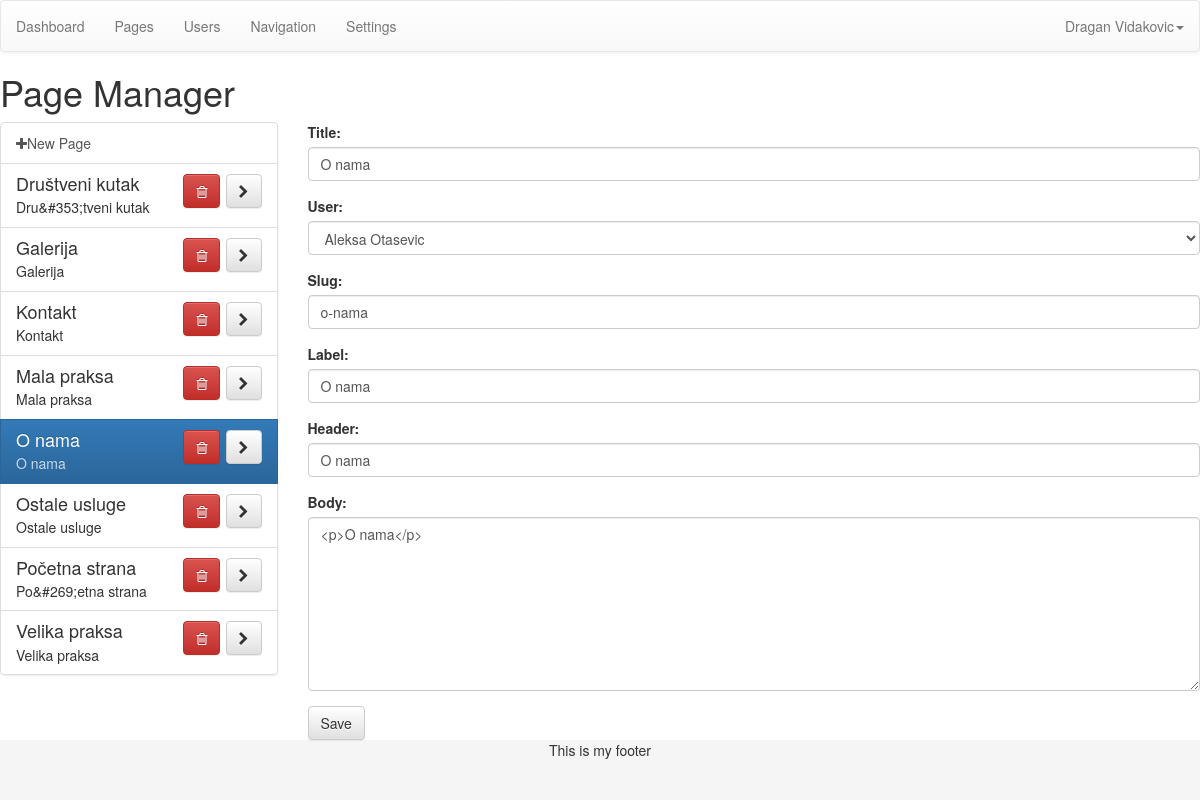
The app's page /admin/index.php?page=pages&id=2 (signed in) with its own data.
### tables this page shows
CREATE TABLE IF NOT EXISTS `posts` (
  `id` mediumint(9) NOT NULL,
  `user` mediumint(9) NOT NULL,
  `type` mediumint(9) NOT NULL,
  `slug` varchar(300) NOT NULL,
  `label` varchar(100) NOT NULL,
  `title` varchar(200) NOT NULL,
  `header` varchar(300) NOT NULL,
  `body` longtext NOT NULL
);

### admin/index.php (called while the page is built)
<?php include('template/header.php'); ?>
<?php include('views/'.$page.'.php'); ?>
<?php include('template/footer.php'); ?>

### admin/functions/data.php (called while the page is built, shortened)
<?php
function data_user($dbc, $id){
	if(is_numeric($id)){
		$cond = "WHERE id = '$id'";
	} else {
		$cond = "WHERE email = '$id'";
	}
	$q = "SELECT * FROM users $cond";
	$r = mysqli_query($dbc, $q);
	$data = mysqli_fetch_assoc($r);
	$data['fullname'] =  $data['first'].' '.$data['last'];
	$data['fullname_reverse'] = $data['last'].', '.$data['first'];
	return $data;
}
function data_post($dbc, $id){
	$q = "SELECT * FROM posts WHERE id = $id";
	$r = mysqli_query($dbc, $q);
	$data = mysqli_fetch_assoc($r);
	$data['body_nohtml'] = strip_tags($data['body']);
	if($data['body'] == $data['body_nohtml']) {
		$data['body_formatted'] = '<p>'.$data['body'].'</p>';
	} else {
		$data['body_formatted'] = $data['body'];
	}
	return $data;
}
?>

### admin/config/queries.php (called while the page is built, shortened)
<?php
switch ($page) {
	case 'pages':
		if(isset($_GET['id'])){ $opened = data_post($dbc, $_GET['id']); }
	break;
}
?>

### admin/config/setup.php (called while the page is built, shortened)
<?php
include('../config/connection.php');
include ('functions/data.php');
if(isset($_GET['page'])){
	$page = $_GET['page'];
} else {
	$page = 'dashboard';
}
include ('config/queries.php');
?>

### admin/views/pages.php (the view, shortened to what this page needs)
<h1>Page Manager</h1>
<div class="row">
	<div class="col-md-3">
		<div class="list-group">
				<a class="list-group-item" href="?page=pages">
					<i class="fa fa-plus"></i>New Page
				</a>
		<?php
			$q = "SELECT * FROM posts WHERE type = 1 ORDER BY title ASC";
			$r = mysqli_query($dbc, $q);
			while($list = mysqli_fetch_assoc($r)){
				$blurb = substr(strip_tags($list['body']), 0, 120);
				?>
				<div id="page_<?php echo $list['id']; ?>" class="list-group-item <?php selected($list['id'], $opened['id'], 'active'); ?>">
					<h4 class="list-group-item-heading"><?php echo $list['title']; ?>
						<span class="pull-right">
							<a href="#" id="del_<?php echo $list['id']; ?>" class="btn btn-danger btn-delete"><i class="fa fa-trash-o"></i></a>
							<a href="index.php?page=pages&id=<?php echo $list['id']; ?>" class="btn btn-default"><i class="fa fa-chevron-right"></i></a>
						</span>
					</h4>
					<p class="list-group-item-text"><?php echo $blurb; ?></p>
				</div>
		<?php } ?>
		</div>
	</div>
	<div class="col-md-9">
		<form action="index.php?page=pages&id=<?php echo $opened['id']; ?>" method="post" role="form">
			<div class="form-group">
				<label for="title">Title:</label>
				<input class="form-control" type="text" name="title" id="title" value="<?php echo $opened['title']; ?>" placeholder="Page Title">
			</div>
			<div class="form-group">
				<label for="user">User:</label>
				<select class="form-control" name="user" id="user">
					<?php
						$q = "SELECT id FROM users ORDER BY first ASC";
						$r = mysqli_query($dbc, $q);
						while($user_list = mysqli_fetch_assoc($r)){
							$user_data = data_user($dbc, $user_list['id']);
							?>
							<option value="<?php echo $user_data['id']; ?>"
							<?php
								if(isset($_GET['id'])){
									selected($user_data['id'], $opened['user'], 'selected');
								} else {
									selected($user_data['id'], $user['id'], 'selected');
								}
							?>><?php echo $user_data['fullname']; ?></option>
					<?php } ?>
				</select>
			</div>
			<div class="form-group">
				<label for="slug">Slug:</label>
				<input class="form-control" type="text" name="slug" id="slug" value="<?php echo $opened['slug']; ?>" placeholder="Page Slug">
			</div>
			<div class="form-group">
				<label for="label">Label:</label>
				<input class="form-control" type="text" name="label" id="label" value="<?php echo $opened['label']; ?>" placeholder="Page Label">
			</div>
			<div class="form-group">
				<label for="header">Header:</label>
				<input class="form-control" type="text" name="header" id="header" value="<?php echo $opened['header']; ?>" placeholder="Page Header">
			</div>
			<div class="form-group">
				<label for="body">Body:</label>
				<textarea class="form-control editor" name="body" id="body" rows="8" placeholder="Page Body"><?php echo $opened['body']; ?></textarea>
			</div>
			<button type="submit" class="btn btn-default">Save</button>
		</form>
	</div>
</div>

### admin/config/css.php (style rules this page uses)
html, body { height: 100%; }

### records on screen
posts: title "Društveni kutak", body "Dru&#353;tveni kutak"
posts: title "Galerija", body "Galerija"
posts: title "Kontakt", body "Kontakt"
posts: title "Mala praksa", body "Mala praksa"
posts: title "O nama", body "O nama", slug "o-nama", label "O nama", header "O nama", body "<p>O nama</p>"
posts: title "Ostale usluge", body "Ostale usluge"
posts: title "Početna strana", body "Po&#269;etna strana"
posts: title "Velika praksa", body "Velika praksa"

### other values on screen
$user['fullname'] "Dragan Vidakovic"
form field user "Aleksa Otasevic"
